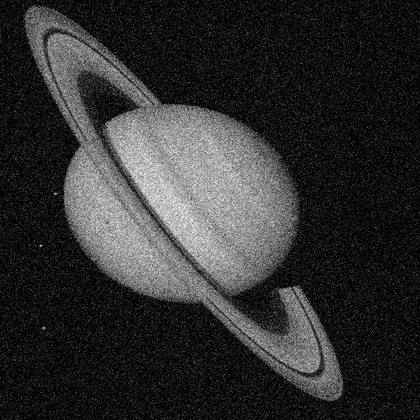
%> input picture Img1.png, 420 x 420 px, shrunk from 512 x 512 before the run
$ octave stars.m   (GNU Octave 9; MATLAB toolbox functions it lacks are replaced by stand-ins)
%> lines starting %> are read from the running program, lines starting %| are printed output that depends on the picture; in (x1, y1, x2, y2) boxes, pixels count from 0 and x2, y2 are one past the last pixel; in counts of white or black regions, pixels touching at a corner belong together; the program's own positions count from 1
i = uigetfile({'*.bmp';'*.png';'*.jpg'});
%> the answer given: Img1.png
a1 = imread(i);
%> a1 is the input picture: size 420x420 uint8; min 0, max 255, mean 48.2
[M,L] = size(a1);
%> M = 420; L = 420
maxDist = L + M;
%> maxDist = 840
distMat = a1;
for i = 1:M
    for j = 1:L
        if distMat(i , j ) == 0
            distMat(i , j ) = inf;

        elseif distMat(i , j ) == 1
            distMat(i , j ) = 0;
        end
    end
end
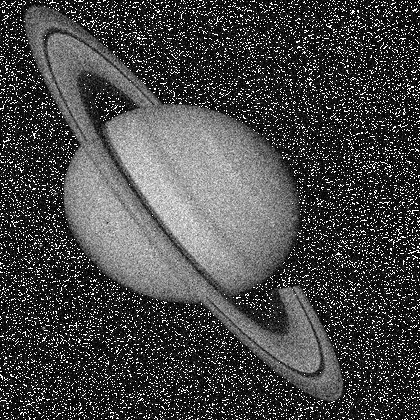
%> distMat: size 420x420 uint8; 11.33% of pixels changed, all inside (x1, y1, x2, y2) = (0, 0, 420, 420)
              % look forward
for i = 2:M-1 % leave top border
    for j = 2:L-1 % leave left border
        if distMat(i , j ) > (distMat( i-1, j) + 1)
            distMat(i , j ) = (distMat( i-1, j) + 1);

        elseif distMat(i , j ) > (distMat( i , j-1) + 1)
            distMat(i , j ) = (distMat( i , j-1) + 1);

        elseif distMat(i , j ) > (distMat( i-1, j-1) + 2)
            distMat(i , j ) = (distMat( i-1, j-1) + 2);

        elseif distMat(i , j ) > (distMat( i+1 , j-1) + 2)
            distMat(i , j ) = (distMat( i+1 , j-1) + 2);
        end
        disp(distMat);
    end
end
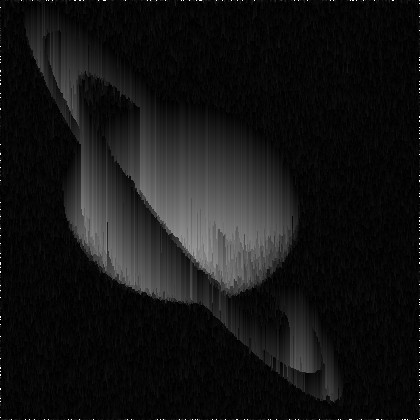
%> distMat: size 420x420 uint8; min 0, max 255, mean 20.5

for i = M-1:-1:2 % ignore bottom border
    for j = L-1:-1:2 % ignore right border
        % look backwards
        if distMat(i , j ) > (distMat( i+1, j) + 1)
            distMat(i , j ) = (distMat( i+1, j) + 1);

        elseif distMat(i , j ) > (distMat( i , j+1) + 1)
            distMat(i , j ) =(distMat( i , j+1) + 1);

        elseif distMat(i , j ) > (distMat( i+1, j+1) + 2)
            distMat(i , j ) = (distMat( i+1, j+1) + 2);

        elseif distMat(i , j ) > (distMat( i-1 , j+1) + 2)
            distMat(i , j ) = (distMat( i-1 , j+1) + 2);
        end
        disp(distMat);
    end
end
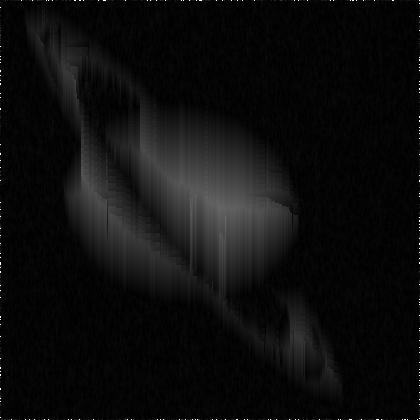
%> distMat: size 420x420 uint8; min 0, max 255, mean 13.3
distMat;

%distMat = bwdist(distMat, 'cityblock');
subplot(121);imshow(a1);title('before');
subplot(122);imshow(distMat);title('after');

$ run again, on Img3.png
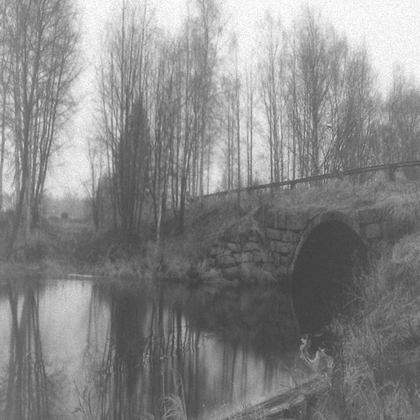
%> input picture Img3.png, 420 x 420 px, shrunk from 512 x 512 before the run
%> a1 is the input picture: size 420x420 uint8; min 62, max 255, mean 135
%> after the loop `for i = 2:M-1`:
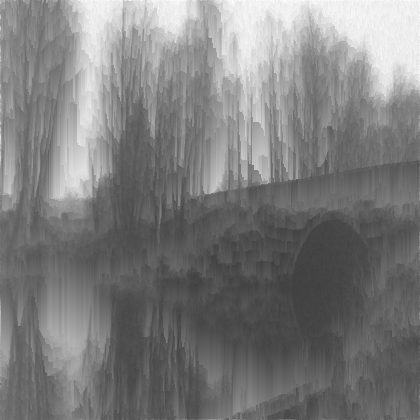
%> distMat: size 420x420 uint8; min 62, max 255, mean 124.5
%> after the loop `for i = M-1:-1:2`:
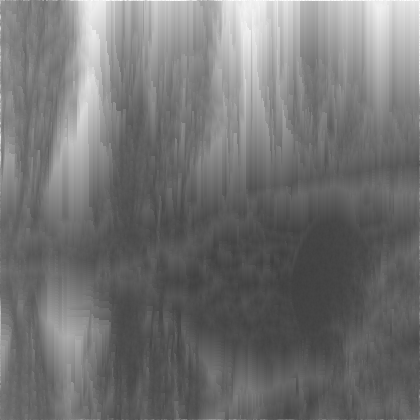
%> distMat: size 420x420 uint8; min 62, max 255, mean 115.1
